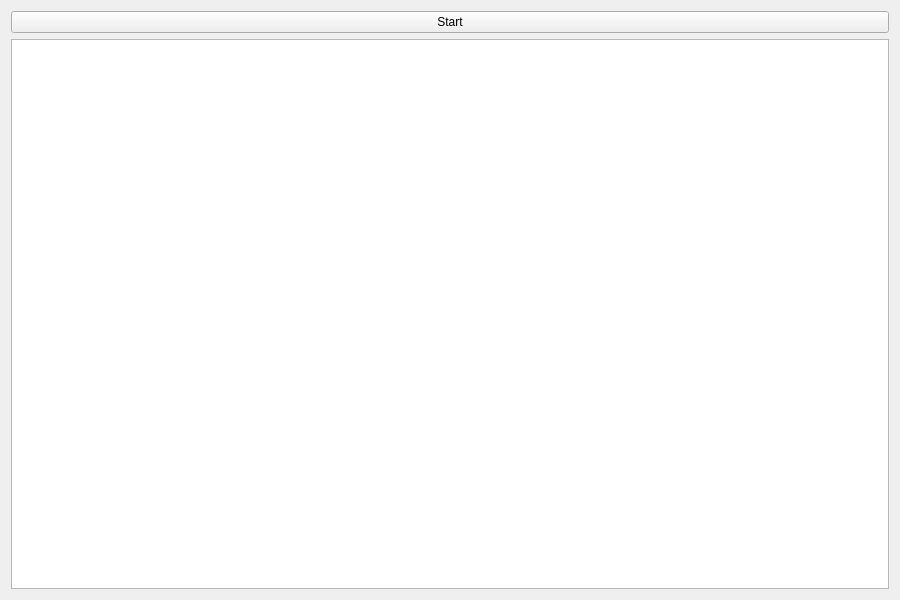
<?xml version="1.0" encoding="UTF-8"?>
<ui version="4.0">
 <class>Form</class>
 <widget class="QWidget" name="Form">
  <property name="geometry">
   <rect>
    <x>0</x>
    <y>0</y>
    <width>900</width>
    <height>600</height>
   </rect>
  </property>
  <property name="windowTitle">
   <string>Graphic Modeling</string>
  </property>
  <layout class="QVBoxLayout" name="verticalLayout">
   <item>
    <widget class="QPushButton" name="pushButton">
     <property name="text">
      <string>Start</string>
     </property>
    </widget>
   </item>
   <item>
    <widget class="QGraphicsView" name="graphicsView"/>
   </item>
  </layout>
 </widget>
 <resources/>
 <connections/>
</ui>
